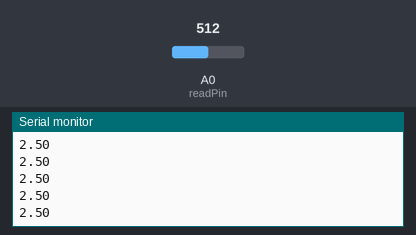
Bench run of a sketch on a simulated Arduino Uno, built with avr-gcc and run on an emulated ATmega328P. Parts: the last lines printed to the serial monitor. The inputs (shaded band) are chosen by the test bench; at power-on: A0 (readPin) = 512.

Above: at 1.2 s.
1.3 s: A0 (readPin) set to 716
At 1.8 s:
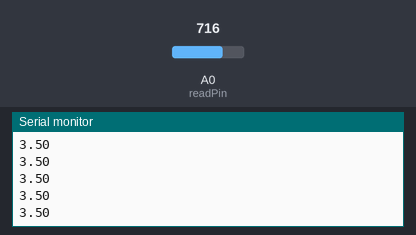
2.8 s: A0 (readPin) set to 900
At 3.8 s:
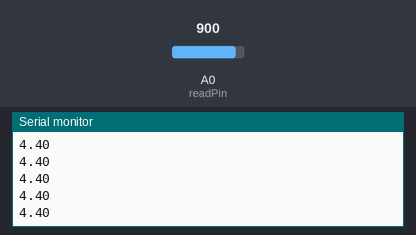
Timing chart, 0 to 5.8 s (numbered marks = the images above; inputs shaded):
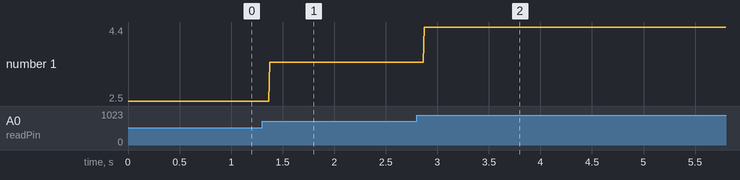

Measured:
- after the input at 1.3 s, the serial monitor: prints a new line after 0.07 s (image 1)
- after the input at 2.8 s, the serial monitor: prints a new line after 0.07 s (image 2)
- plotted number 1: 2.5 → 3.5 after the input at 1.3 s, 3.5 → 4.4 after the input at 2.8 s

The sketch:

arduino_tutorial_12.ino
```cpp
/*
 * Tutorial 12 Understanding potentiometers
 * https://youtu.be/PUte1cmJ44A
 */

const int serialPan = 9600;
const int delayTime = 500;
const int readPin = A0;
int readVal = 0;
float vOut = 0;

void setup() {
  // put your setup code here, to run once:
  Serial.begin(serialPan);
  pinMode(readPin, INPUT);
}

void loop() {
  // put your main code here, to run repeatedly:
  readVal = analogRead(A0);
  vOut = (5./1023.) * readVal;
  Serial.println(vOut);

}
```
